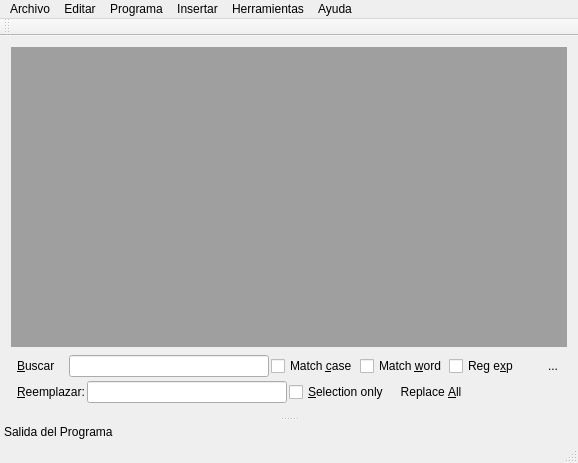
<?xml version="1.0" encoding="UTF-8"?>
<ui version="4.0">
 <class>VentanaPrincipal</class>
 <widget class="QMainWindow" name="VentanaPrincipal">
  <property name="geometry">
   <rect>
    <x>0</x>
    <y>0</y>
    <width>578</width>
    <height>463</height>
   </rect>
  </property>
  <property name="windowTitle">
   <string>VentanaPrincipal</string>
  </property>
  <widget class="QWidget" name="centralWidget">
   <layout class="QVBoxLayout" name="verticalLayout_2">
    <item>
     <widget class="QMdiArea" name="areaMDI"/>
    </item>
    <item>
     <widget class="QWidget" name="panelBuscarYReemplazar" native="true">
      <layout class="QVBoxLayout" name="verticalLayout">
       <property name="spacing">
        <number>0</number>
       </property>
       <property name="margin">
        <number>0</number>
       </property>
       <item>
        <widget class="QWidget" name="panelBuscar" native="true">
         <property name="minimumSize">
          <size>
           <width>0</width>
           <height>0</height>
          </size>
         </property>
         <layout class="QHBoxLayout" name="horzLayout">
          <property name="spacing">
           <number>2</number>
          </property>
          <property name="leftMargin">
           <number>6</number>
          </property>
          <property name="topMargin">
           <number>2</number>
          </property>
          <property name="rightMargin">
           <number>2</number>
          </property>
          <property name="bottomMargin">
           <number>2</number>
          </property>
          <item>
           <widget class="QLabel" name="lblBuscar">
            <property name="sizePolicy">
             <sizepolicy hsizetype="Fixed" vsizetype="Preferred">
              <horstretch>0</horstretch>
              <verstretch>0</verstretch>
             </sizepolicy>
            </property>
            <property name="minimumSize">
             <size>
              <width>50</width>
              <height>0</height>
             </size>
            </property>
            <property name="text">
             <string>&amp;Buscar        :</string>
            </property>
            <property name="buddy">
             <cstring>txtTextoABuscar</cstring>
            </property>
           </widget>
          </item>
          <item>
           <widget class="QLineEdit" name="txtTextoABuscar">
            <property name="sizePolicy">
             <sizepolicy hsizetype="Fixed" vsizetype="Fixed">
              <horstretch>0</horstretch>
              <verstretch>0</verstretch>
             </sizepolicy>
            </property>
            <property name="minimumSize">
             <size>
              <width>200</width>
              <height>0</height>
             </size>
            </property>
           </widget>
          </item>
          <item>
           <widget class="QCheckBox" name="chkMatchCase">
            <property name="text">
             <string>Match &amp;case</string>
            </property>
           </widget>
          </item>
          <item>
           <widget class="QCheckBox" name="chkMatchWord">
            <property name="text">
             <string>Match &amp;word</string>
            </property>
           </widget>
          </item>
          <item>
           <widget class="QCheckBox" name="chkUseRegExp">
            <property name="text">
             <string>Reg e&amp;xp</string>
            </property>
           </widget>
          </item>
          <item>
           <spacer name="horizontalSpacer">
            <property name="orientation">
             <enum>Qt::Horizontal</enum>
            </property>
            <property name="sizeHint" stdset="0">
             <size>
              <width>40</width>
              <height>20</height>
             </size>
            </property>
           </spacer>
          </item>
          <item>
           <widget class="QToolButton" name="btnCerrarBuscar">
            <property name="text">
             <string>...</string>
            </property>
            <property name="icon">
             <iconset resource="imagenes/iconos.qrc">
              <normaloff>:/cerrar.png</normaloff>:/cerrar.png</iconset>
            </property>
            <property name="autoRaise">
             <bool>true</bool>
            </property>
           </widget>
          </item>
         </layout>
        </widget>
       </item>
       <item>
        <widget class="QWidget" name="panelReemplazar" native="true">
         <layout class="QHBoxLayout" name="horizontalLayout">
          <property name="spacing">
           <number>2</number>
          </property>
          <property name="leftMargin">
           <number>6</number>
          </property>
          <property name="topMargin">
           <number>2</number>
          </property>
          <property name="rightMargin">
           <number>2</number>
          </property>
          <property name="bottomMargin">
           <number>2</number>
          </property>
          <item>
           <widget class="QLabel" name="lblReemplazar">
            <property name="sizePolicy">
             <sizepolicy hsizetype="Fixed" vsizetype="Preferred">
              <horstretch>0</horstretch>
              <verstretch>0</verstretch>
             </sizepolicy>
            </property>
            <property name="minimumSize">
             <size>
              <width>50</width>
              <height>0</height>
             </size>
            </property>
            <property name="text">
             <string>&amp;Reemplazar:</string>
            </property>
            <property name="buddy">
             <cstring>edtTextToReplace</cstring>
            </property>
           </widget>
          </item>
          <item>
           <widget class="QLineEdit" name="edtTextToReplace">
            <property name="sizePolicy">
             <sizepolicy hsizetype="Fixed" vsizetype="Fixed">
              <horstretch>0</horstretch>
              <verstretch>0</verstretch>
             </sizepolicy>
            </property>
            <property name="minimumSize">
             <size>
              <width>200</width>
              <height>0</height>
             </size>
            </property>
           </widget>
          </item>
          <item>
           <widget class="QCheckBox" name="chkReplaceSelectionOnly">
            <property name="text">
             <string>&amp;Selection only</string>
            </property>
           </widget>
          </item>
          <item>
           <widget class="QPushButton" name="btnReemplazarTodo">
            <property name="text">
             <string>Replace &amp;All</string>
            </property>
            <property name="flat">
             <bool>true</bool>
            </property>
           </widget>
          </item>
          <item>
           <spacer name="horzSpacer2">
            <property name="orientation">
             <enum>Qt::Horizontal</enum>
            </property>
            <property name="sizeHint" stdset="0">
             <size>
              <width>40</width>
              <height>20</height>
             </size>
            </property>
           </spacer>
          </item>
         </layout>
        </widget>
       </item>
      </layout>
     </widget>
    </item>
   </layout>
  </widget>
  <widget class="QMenuBar" name="menuBar">
   <property name="geometry">
    <rect>
     <x>0</x>
     <y>0</y>
     <width>578</width>
     <height>20</height>
    </rect>
   </property>
   <widget class="QMenu" name="menuArchivo">
    <property name="title">
     <string>Archivo</string>
    </property>
    <addaction name="accionNuevo_Archivo"/>
    <addaction name="accionAbrir_Archivo"/>
    <addaction name="accionArchivos_Recientes"/>
    <addaction name="separator"/>
    <addaction name="accionGuardar_Archivo"/>
    <addaction name="accionGuardar_Como"/>
    <addaction name="accionGuardar_Todos"/>
    <addaction name="separator"/>
    <addaction name="accionCerrar_Archivo"/>
    <addaction name="accionCerrar_Todos"/>
    <addaction name="separator"/>
    <addaction name="accionImprimir"/>
    <addaction name="accionSalir"/>
   </widget>
   <widget class="QMenu" name="menuEditar">
    <property name="title">
     <string>Editar</string>
    </property>
    <widget class="QMenu" name="menuBuscar_y_Reemplazar">
     <property name="title">
      <string>Buscar y Reemplazar</string>
     </property>
     <addaction name="actionAccionMostrarPanelBuscar"/>
    </widget>
    <addaction name="accionDeshacer"/>
    <addaction name="accionRehacer"/>
    <addaction name="separator"/>
    <addaction name="accionCortar"/>
    <addaction name="accionCopiar"/>
    <addaction name="accionPegar"/>
    <addaction name="separator"/>
    <addaction name="menuBuscar_y_Reemplazar"/>
    <addaction name="accionSeleccionar_Todo"/>
    <addaction name="accionAvanzados"/>
    <addaction name="accionIr_A_Linea"/>
   </widget>
   <widget class="QMenu" name="menuPrograma">
    <property name="title">
     <string>Programa</string>
    </property>
    <addaction name="accionCompilar"/>
    <addaction name="accionEjecutar_en_NXT"/>
    <addaction name="accionEjecutar_en_PC"/>
   </widget>
   <widget class="QMenu" name="menuInsertar">
    <property name="title">
     <string>Insertar</string>
    </property>
    <addaction name="accionInsertar_Bloque_Si"/>
    <addaction name="accionInsertar_Bloque_Para"/>
    <addaction name="accionInsertar_Bloque_Caso"/>
    <addaction name="accionInsertar_Bloque_Mientras"/>
    <addaction name="accionInsertar_Bloque_Repetir"/>
    <addaction name="accionInsertar_Bloque_Repita"/>
    <addaction name="accionInsertar_Bloque_Repita_Desde"/>
    <addaction name="accionInsertar_Bloque_Para_Cada"/>
    <addaction name="accionInsertar_Bloque_Funcion"/>
    <addaction name="accionInsertar_Bloque_Utilizar"/>
   </widget>
   <widget class="QMenu" name="menuHerramientas">
    <property name="title">
     <string>Herramientas</string>
    </property>
    <addaction name="accionBarra_de_Salida"/>
    <addaction name="separator"/>
    <addaction name="accionOpciones"/>
   </widget>
   <widget class="QMenu" name="menuAyuda">
    <property name="title">
     <string>Ayuda</string>
    </property>
    <addaction name="accionAcerca_de_Legus"/>
    <addaction name="accionAcerca_Legus"/>
   </widget>
   <addaction name="menuArchivo"/>
   <addaction name="menuEditar"/>
   <addaction name="menuPrograma"/>
   <addaction name="menuInsertar"/>
   <addaction name="menuHerramientas"/>
   <addaction name="menuAyuda"/>
  </widget>
  <widget class="QToolBar" name="mainToolBar">
   <attribute name="toolBarArea">
    <enum>TopToolBarArea</enum>
   </attribute>
   <attribute name="toolBarBreak">
    <bool>false</bool>
   </attribute>
  </widget>
  <widget class="QStatusBar" name="statusBar"/>
  <widget class="QDockWidget" name="barraSalida">
   <property name="features">
    <set>QDockWidget::DockWidgetMovable</set>
   </property>
   <property name="windowTitle">
    <string>Salida del Programa</string>
   </property>
   <attribute name="dockWidgetArea">
    <number>8</number>
   </attribute>
   <widget class="QWidget" name="dockWidgetContents_2"/>
  </widget>
  <action name="accionNuevo_Archivo">
   <property name="text">
    <string>Nuevo Archivo</string>
   </property>
   <property name="shortcut">
    <string>Ctrl+N</string>
   </property>
  </action>
  <action name="accionAbrir_Archivo">
   <property name="text">
    <string>Abrir Archivo</string>
   </property>
   <property name="shortcut">
    <string>Ctrl+O</string>
   </property>
  </action>
  <action name="accionArchivos_Recientes">
   <property name="text">
    <string>Archivos Recientes</string>
   </property>
  </action>
  <action name="accionGuardar_Archivo">
   <property name="text">
    <string>Guardar Archivo</string>
   </property>
   <property name="shortcut">
    <string>Ctrl+S</string>
   </property>
  </action>
  <action name="accionGuardar_Como">
   <property name="text">
    <string>Guardar Como</string>
   </property>
   <property name="shortcut">
    <string>Ctrl+Shift+S</string>
   </property>
  </action>
  <action name="accionGuardar_Todos">
   <property name="text">
    <string>Guardar Todos</string>
   </property>
  </action>
  <action name="accionCerrar_Archivo">
   <property name="text">
    <string>Cerrar Archivo</string>
   </property>
  </action>
  <action name="accionCerrar_Todos">
   <property name="text">
    <string>Cerrar Todos</string>
   </property>
  </action>
  <action name="accionImprimir">
   <property name="text">
    <string>Imprimir</string>
   </property>
  </action>
  <action name="accionSalir">
   <property name="text">
    <string>Salir</string>
   </property>
  </action>
  <action name="accionDeshacer">
   <property name="text">
    <string>Deshacer</string>
   </property>
   <property name="shortcut">
    <string>Ctrl+Z</string>
   </property>
  </action>
  <action name="accionRehacer">
   <property name="text">
    <string>Rehacer</string>
   </property>
   <property name="shortcut">
    <string>Ctrl+Y</string>
   </property>
  </action>
  <action name="accionCortar">
   <property name="text">
    <string>Cortar</string>
   </property>
   <property name="shortcut">
    <string>Ctrl+X</string>
   </property>
  </action>
  <action name="accionCopiar">
   <property name="text">
    <string>Copiar</string>
   </property>
   <property name="shortcut">
    <string>Ctrl+C</string>
   </property>
  </action>
  <action name="accionPegar">
   <property name="text">
    <string>Pegar</string>
   </property>
   <property name="shortcut">
    <string>Ctrl+V</string>
   </property>
  </action>
  <action name="accionSeleccionar_Todo">
   <property name="text">
    <string>Seleccionar Todo</string>
   </property>
   <property name="shortcut">
    <string>Ctrl+A</string>
   </property>
  </action>
  <action name="accionAvanzados">
   <property name="text">
    <string>Avanzados</string>
   </property>
  </action>
  <action name="accionIr_A_Linea">
   <property name="text">
    <string>Ir A Linea</string>
   </property>
  </action>
  <action name="accionCompilar">
   <property name="text">
    <string>Compilar</string>
   </property>
  </action>
  <action name="accionEjecutar_en_NXT">
   <property name="text">
    <string>Ejecutar en NXT</string>
   </property>
  </action>
  <action name="accionEjecutar_en_PC">
   <property name="text">
    <string>Ejecutar en PC</string>
   </property>
  </action>
  <action name="accionInsertar_Bloque_Si">
   <property name="text">
    <string>Insertar Bloque Si</string>
   </property>
  </action>
  <action name="accionInsertar_Bloque_Para">
   <property name="text">
    <string>Insertar Bloque Para</string>
   </property>
  </action>
  <action name="accionInsertar_Bloque_Caso">
   <property name="text">
    <string>Insertar Bloque Caso</string>
   </property>
  </action>
  <action name="accionInsertar_Bloque_Mientras">
   <property name="text">
    <string>Insertar Bloque Mientras</string>
   </property>
  </action>
  <action name="accionInsertar_Bloque_Repetir">
   <property name="text">
    <string>Insertar Bloque Repetir</string>
   </property>
  </action>
  <action name="accionInsertar_Bloque_Repita">
   <property name="text">
    <string>Insertar Bloque Repita</string>
   </property>
  </action>
  <action name="accionInsertar_Bloque_Repita_Desde">
   <property name="text">
    <string>Insertar Bloque Repita Desde</string>
   </property>
  </action>
  <action name="accionInsertar_Bloque_Para_Cada">
   <property name="text">
    <string>Insertar Bloque Para Cada</string>
   </property>
  </action>
  <action name="accionInsertar_Bloque_Funcion">
   <property name="text">
    <string>Insertar Bloque Funcion</string>
   </property>
  </action>
  <action name="accionInsertar_Bloque_Utilizar">
   <property name="text">
    <string>Insertar Bloque Utilizar</string>
   </property>
  </action>
  <action name="accionAcerca_de_Legus">
   <property name="text">
    <string>Manual de Legus</string>
   </property>
  </action>
  <action name="accionAcerca_Legus">
   <property name="text">
    <string>Acerca Legus</string>
   </property>
  </action>
  <action name="actionAccionMostrarPanelBuscar">
   <property name="text">
    <string>Buscar y Reemplazar</string>
   </property>
   <property name="shortcut">
    <string>Ctrl+F</string>
   </property>
  </action>
  <action name="accionOpciones">
   <property name="text">
    <string>Opciones</string>
   </property>
  </action>
  <action name="accionBarra_de_Salida">
   <property name="text">
    <string>Barra de Salida</string>
   </property>
  </action>
 </widget>
 <layoutdefault spacing="6" margin="11"/>
 <resources>
  <include location="imagenes/iconos.qrc"/>
 </resources>
 <connections/>
</ui>
